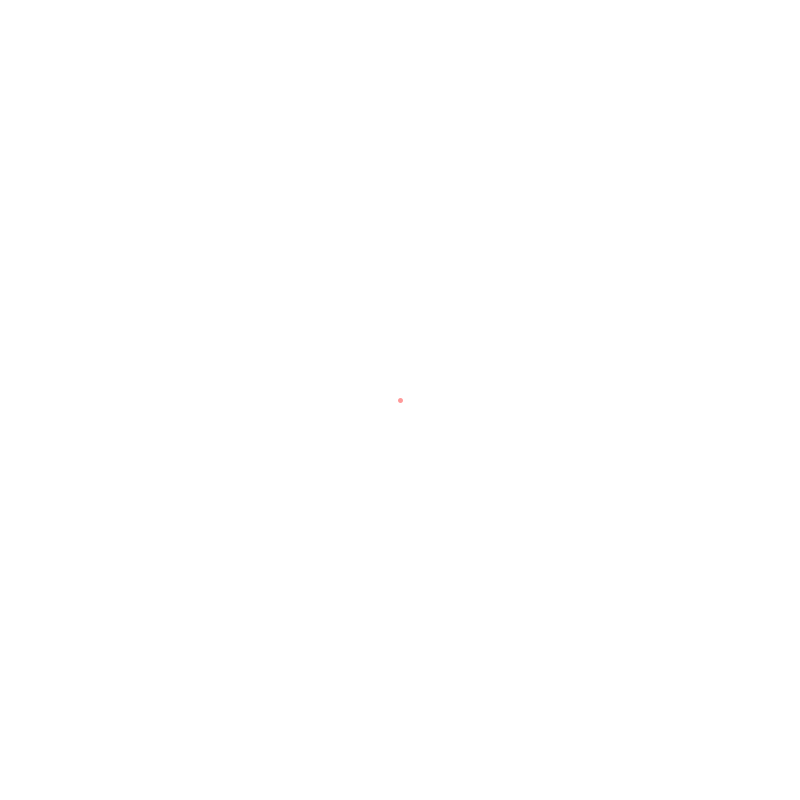
Frame 1 (no input)
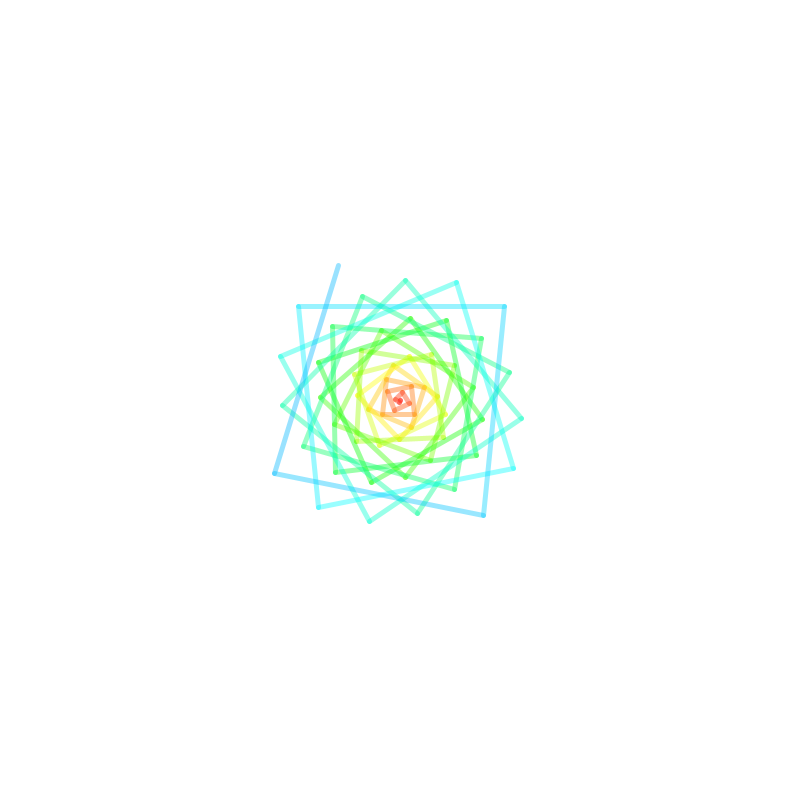
Frame 60 (the mouse pressed at the canvas centre just before this capture)
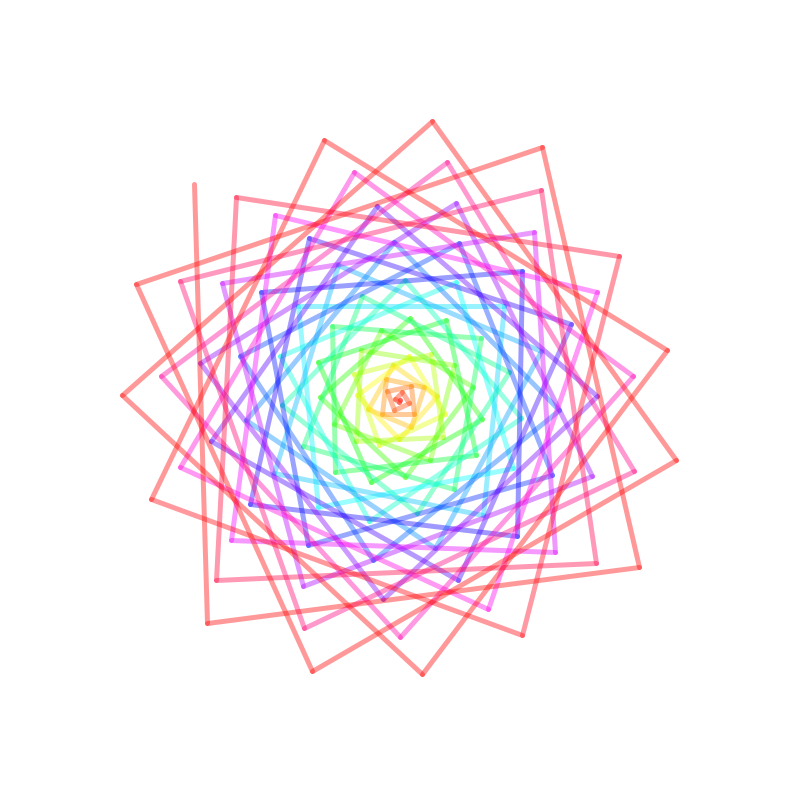
Frame 120 (the mouse held since frame 60 and released just before this capture)

The Processing sketch that drew these frames (run headless with seeded random() and noise(); from frame 60 on, the mouse is pressed at the canvas centre):

// Processing sketch: processing_87410
// ── processing_87410.pde

//remix of devon scott-turkin's spiral

float radius = 0.0;
float timer = 0.0;
float thickness = 5.0;
float center = 0.0;
float prevX = 0.0;
float prevY = 0.0;
 
void setup() {
    size(800, 800);
     
    // Change the colormode to HSB so we can cycle it easier.
    // Set Hue to 0->360, set Saturation, Brightness and Alpha to 0->100.
    colorMode(HSB, 360, 100, 100, 100);
     
    // Run at 60fps.
    frameRate(60);
     
    background(250 , 0 , 250);
     
    center = width / 2.0;
    prevX = center;
    prevY = center;
}
  
void draw() {
    // When the timer has reached 18 seconds reset.
    if (timer >= 30.0){
        timer = 0.0;
        radius = 0.0;
        prevX = center;
        prevY = center;   
        // Increase stroke thickness.
        thickness++;
    }
     
    // Set the x and y position to equation of a circle.
    float spiralOffset = 10.0;
    float x = radius * cos(timer * spiralOffset);
    float y = radius * sin(timer * spiralOffset);
    x += center;
    y += center;
     
    // Draw line from previous position to current using thickness.
    // Use the timer to cycle the color from 0->360.
    // Alpha of 25% creates the "dotted" effect on the lines from the overlap of prev and x.
    strokeWeight(thickness); 
    float timerScalar = 20.0;   
    stroke(timer * timerScalar, 100, 100, 40);
    line(prevX, prevY, x, y);
     
    // Set the previous x and y to the current for next time. 
    prevX = x;
    prevY = y;
         
    // Increment timer and radius of the circle.
    // 0.0167 should be 1 / frameRate. We are running at 60fps so this makes the timer scaled to seconds.
    // The frameRate variable is the ACTUAL frameRate so it may not always be 60, especially if the code is slow.  
    timer += 0.167; // (1 / frameRate);
    radius += 2.5;
 
}
